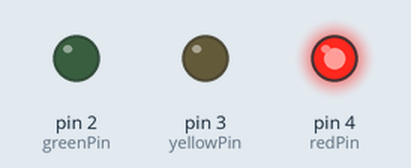
Simulated run of this sketch. Board: Arduino Uno, built with avr-gcc and run on an emulated ATmega328P. Parts: output pins drawn as LEDs (lit = HIGH).

Above: at 2.5 s.
At 5.5 s:
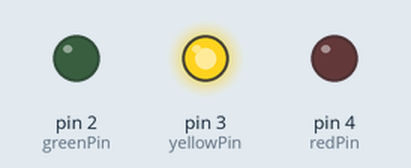
At 8.5 s:
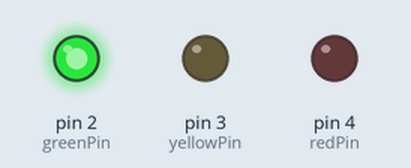
Timing chart, 0 to 14.3 s (numbered marks = the images above):
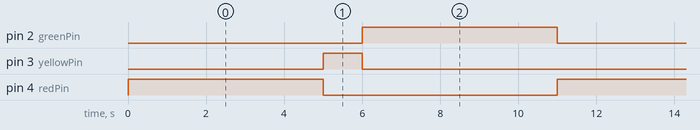

Measured:
- by itself, pin 2 (greenPin), pin 4 (redPin): alternates HIGH for 5.0 s and LOW for 6.0 s
- by itself, pin 3 (yellowPin): alternates HIGH for 1.0 s and LOW for 10.0 s
- by itself, everything shown: repeats every 11.0 s, in 4 steps

The sketch:

11_traffic_lights.ino
```cpp
const int redPin = 4;
const int yellowPin = 3;
const int greenPin = 2;

void setup()
{
  	pinMode(redPin, OUTPUT);
  	pinMode(yellowPin, OUTPUT);
  	pinMode(greenPin, OUTPUT);

    digitalWrite(redPin, LOW);
    digitalWrite(yellowPin, LOW);
    digitalWrite(greenPin, LOW);
}

void loop()
{
    digitalWrite(redPin, HIGH);
    delay(5000);
    digitalWrite(redPin, LOW);

    digitalWrite(yellowPin, HIGH);
    delay(1000);
    digitalWrite(yellowPin, LOW);

    digitalWrite(greenPin, HIGH);
    delay(5000);
    digitalWrite(greenPin, LOW);
}
```
